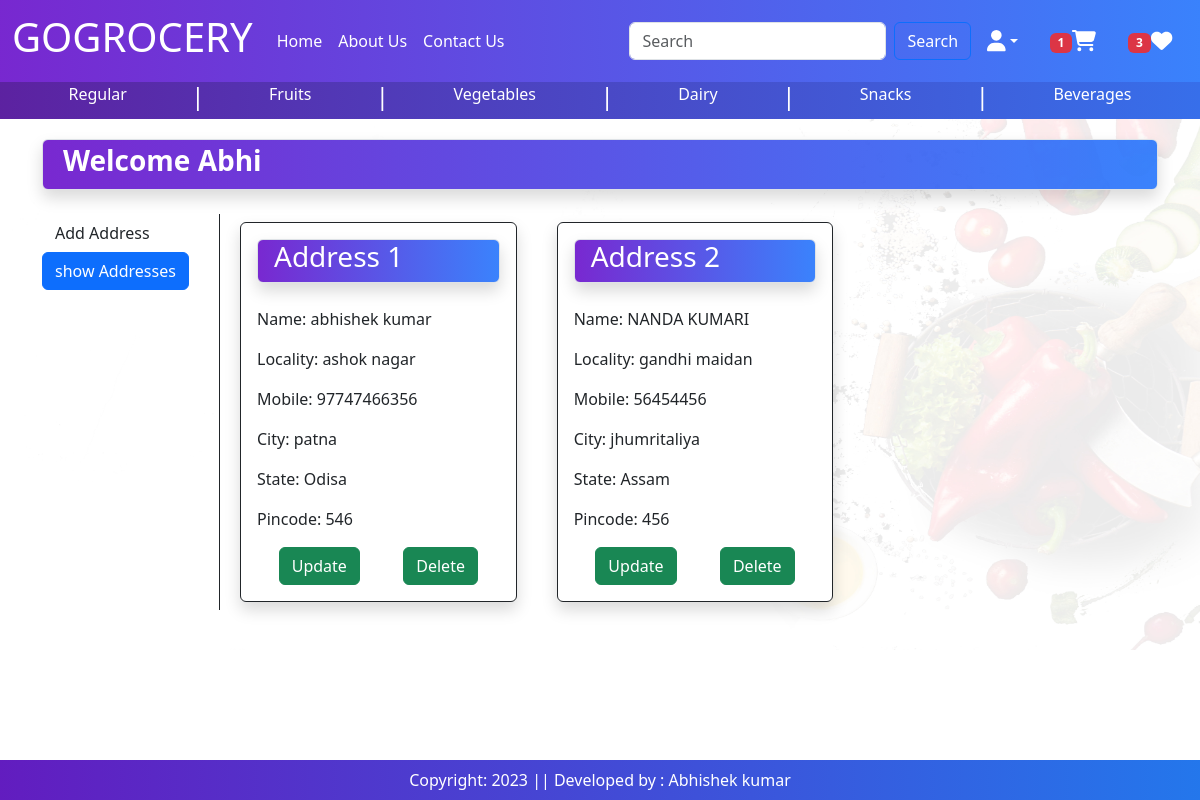
The page /address/ (signed in) on the database its author committed.
### baseapp/models.py (models this page shows, shortened)
class Customer(models.Model):
    user = models.ForeignKey(User, on_delete=models.CASCADE)
    name = models.CharField(max_length=200)
    gender = models.CharField(choices=[('M', 'Male'), ('F', 'Female')], max_length=10,default='M')
    locality = models.CharField(max_length=200)
    city = models.CharField(max_length=50)
    mobile = models.IntegerField(default=0)
    zipcode = models.IntegerField()
    state = models.CharField(choices=STATE_CHOICES, max_length=100)

### baseapp/views.py (the view)
# urls.py: path('address/', views.address, name='address'),
def address(request):
    totalitem = 0
    wishitem = 0
    if request.user.is_authenticated:
        totalitem = len(Cart.objects.filter(user=request.user))
        wishitem = len(Wishlist.objects.filter(user=request.user))
    add = Customer.objects.filter(user=request.user)
    return render(request, 'baseapp/address.html',locals())

### baseapp/templates/baseapp/address.html (shortened to what this page needs)
{% extends 'baseapp/base.html' %}
{% load static %}
{% block main-content %}
<div class="container my-1">
    <div class=" border p-1 gradient1-custom rounded shadow " >
        <h3 class="text-white fw-bold ms-3 ">Welcome <span class="text-capitalize">{{request.user}}</span></h3>
    </div>
    <br>
    <div class="row">
        <div class="col-sm-2 border-dark border-end">
            <ul class="list-unstyled">
                <li class="d-grad"><a href="{% url 'addadress' %}" class="btn ">Add Address</a></li>
                <li class="d-grad"><a href="{% url 'address' %}" class="btn btn-primary">show Addresses</a></li>
            </ul>
        </div>
        <div class="col-sm-10 ">
            <div class="row">
                {% for ad in add %}
                    <div class="col-sm-4">
                        <div class="card border border-dark shadow m-2">
                            <div class="card-body">
                                <div class=" border gradient1-custom rounded shadow  ">
                                    <h3 class="text-white ms-3" >   Address {{forloop.counter}}</h3>
                                </div>
                                <br>
                                <p>Name: {{ad.name}}</p>
                                <p>Locality: {{ad.locality}}</p>
                                <p>Mobile: {{ad.mobile}}</p>
                                <p>City: {{ad.city}}</p>
                                <p>State: {{ad.state}}</p>
                                <p>Pincode: {{ad.zipcode}}</p>
                                <div class="d-flex justify-content-around">
                                    <span class="text-center"><a href="{% url 'updateAddress' pk=ad.id %}" type="button" class="btn btn-success">Update</a></span>
                                    <span class="text-center "><a href="{% url 'deleteAddress' pk=ad.id %}" type="button" class="btn btn-success">Delete</a></span>
                                </div>
                            </div>
                        </div>
                    </div>
                {% endfor %}
            </div>
        </div>
{% endblock main-content %}

### baseapp/templates/baseapp/base.html (style rules this page uses)
.card { transition: transform 0.3s ease; }
#bg { background-size: 1400px 650px; background-repeat: no-repeat; background-position: top; background-attachment: fixed; }
.gradient1-custom { background:linear-gradient(to right, rgba(106, 17, 203, 0.9), rgba(37, 117, 252, 0.9)); }

### rows shown on the page
Customer: name "abhishek kumar", locality "ashok nagar", mobile "97747466356", city "patna", state "Odisa", zipcode "546"
Customer: name "NANDA KUMARI", locality "gandhi maidan", mobile "56454456", city "jhumritaliya", state "Assam", zipcode "456"

### other values the page prints
{{ totalitem }} "1"
{{ wishitem }} "3"
{{ request.user }} "Abhi"
